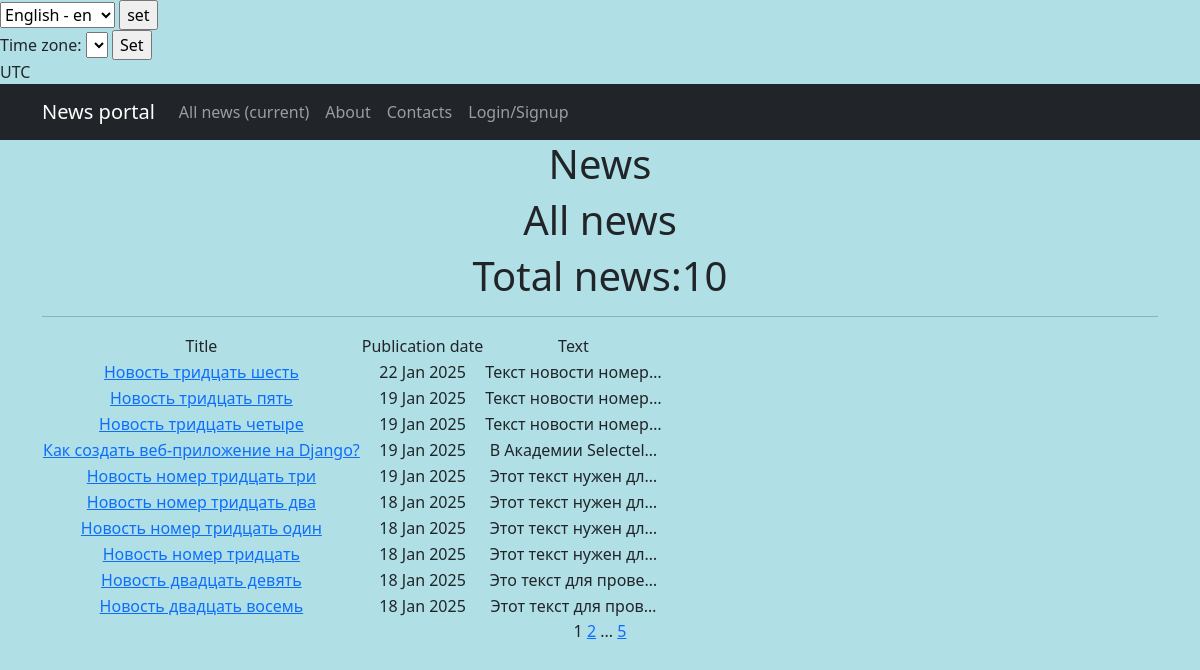
Before: /news/ with the older database file.
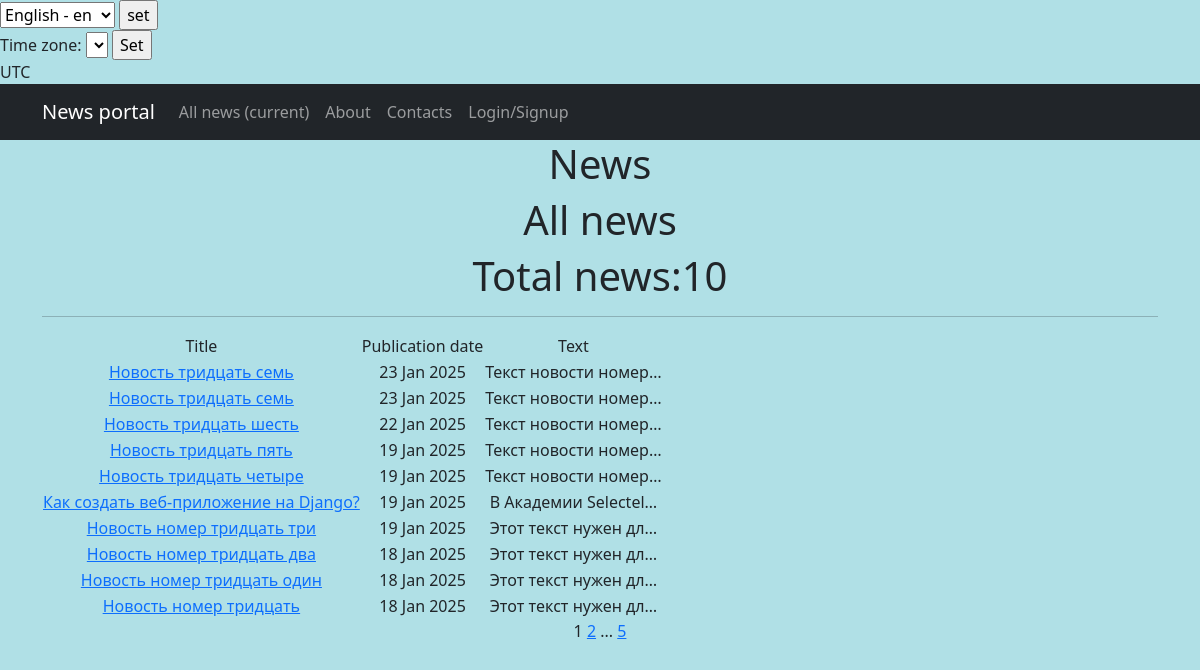
After: the same page with the newer database file.
### news_app/models.py (models this page shows, shortened)
class Post(models.Model):
    ARTICLE = 'AR'
    NEWS = 'NW'
    POST_TYPES = [
        (ARTICLE, 'Article'),
        (NEWS, 'News'),
    ]
    author = models.ForeignKey(Author, on_delete=models.CASCADE)
    type = models.CharField(max_length=2, choices=POST_TYPES, default=NEWS)
    created_at = models.DateTimeField(auto_now_add=True)
    categories = models.ManyToManyField(Category, through='PostCategory', verbose_name = pgettext_lazy('help text for Post model', 'This is the help text'),)
    title = models.CharField(max_length=128)
    text = models.TextField()
    rating = models.IntegerField(default=0)
    is_active = models.BooleanField(default=True)

### news_app/views.py (the view)
# urls.py: path('news/', NewsListView.as_view(), name='news_list'),  #'news_app.urls'
class NewsListView(ListView):
    model = Post
    ordering = 'created_at'
    template_name = 'news_list.html'  # шаблон для списка новостей
    context_object_name = 'posts'
    paginate_by = 10
    def get_queryset(self):
        return Post.objects.filter(type='NW').order_by('-created_at')

### news_app/templatetags/censor_filters.py (called while the page is built)
@register.filter(name='censor')
def censor(value):
    if not isinstance(value, str):
        raise ValueError("Censor filter can only be applied to strings.")
    for word in BAD_WORDS:
        value = value.replace(word, f"{word[0]}{'*' * (len(word) - 1)}")
        value = value.replace(word.capitalize(), f"{word[0]}{'*' * (len(word) - 1)}")
    return value

### templates/news_list.html (shortened to what this page needs)
{% extends 'news.html' %}
{% load i18n %}
{% block content %}
    <h1>{% trans "News" %}</h1>
    {{ block.super }}
{% endblock content %}

### templates/news.html (shortened to what this page needs)
{% extends 'flatpages/default.html' %}
{% load censor_filters %}
{% load i18n %}
            {% get_available_languages as LANGUAGES %}
            {% get_language_info_list for LANGUAGES as languages %}
{% block content %}
    <h1>{% trans "All news" %}</h1>
    <h1>{% trans "Total news:" %}{{ posts|length }}</h1>
    <hr>
    {% if posts %}
        <table>
            <tr>
                <td>{% trans "Title" %}</td>
                <td>{% trans "Publication date"%}</td>
                <td>{% trans "Text" %}</td>
            </tr>
            {% for post in posts %}
            <tr>
                <td>
                    <a href="{% url 'post_detail' post.pk %}">{{ post.title|censor }}</a>
                </td>
                <td>{{ post.created_at|date:'d M Y'  }}</td>
                <td>{{ post.text|truncatechars:20|censor }}</td>
            </tr>
            {% endfor %}
        </table>
    {% else %}
        <h2>{% trans "There is no news!" %}</h2>
    {% endif %}
    {{ page_obj.number }}
    {% if page_obj.has_next %}
        <a href="?page={{ page_obj.next_page_number }}">{{ page_obj.next_page_number }}</a>
        {% if paginator.num_pages != page_obj.next_page_number %}
            ...
            <a href="?page={{ page_obj.paginator.num_pages }}">{{ page_obj.paginator.num_pages }}</a>
        {% endif %}
    {% endif %}
{% endblock content %}

Changed rows visible on the page:
no longer on this page (row unchanged): Post: title|censor "Новость двадцать девять", created_at "18 Jan 2025", text|censor "Это текст для прове…"
no longer on this page (row unchanged): Post: title|censor "Новость двадцать восемь", created_at "18 Jan 2025", text|censor "Этот текст для пров…"
added Post: title|censor "Новость тридцать семь", created_at "23 Jan 2025", text|censor "Текст новости номер…"
added Post: title|censor "Новость тридцать семь", created_at "23 Jan 2025", text|censor "Текст новости номер…"
